Frame 1 (no input): blank canvas, image omitted
Frame 60 (no input): blank canvas, image omitted
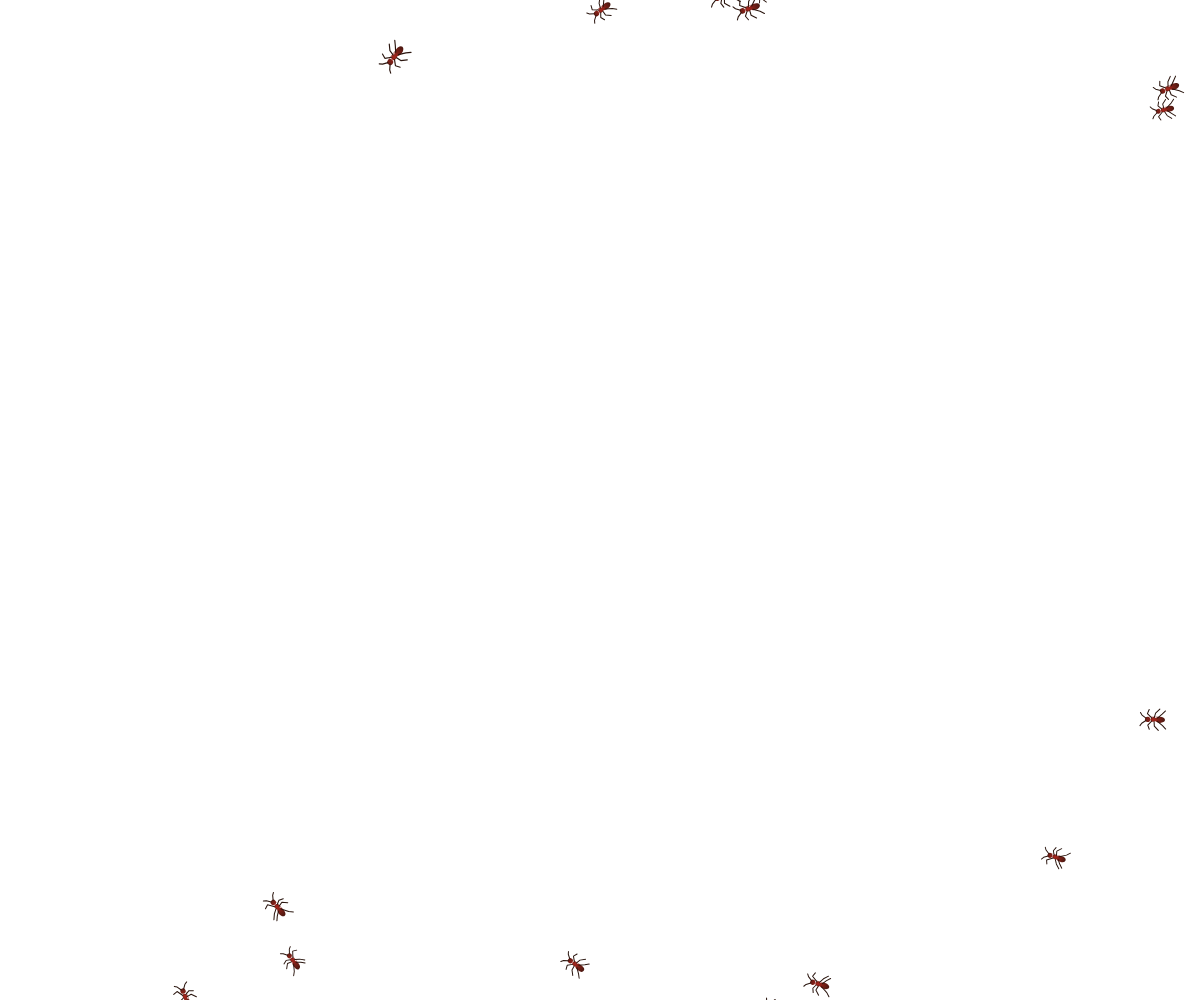
Frame 120 (the mouse pressed at the canvas centre since frame 60)

The p5.js sketch whose frames 1 and 60 were blank and that drew this single picture after the mouse press (run headless with seeded random() and noise() and a simulated clock; from frame 60 on, the mouse is pressed at the canvas centre):

// p5.js sketch
// ── sketch.js
// GENERATIVE ANT SWARM
// p5.js 2.3.1
//
// Ants enter individually from different edges.
// They crawl together to create irregular,
// continuously changing flowing lines.
//
// TOUCH / DRAG:
// Frighten nearby ants.
// They gradually return to the swarm.

let ants = [];

let targetAntCount = 90;
let spawnedAntCount = 0;

const flowLineCount = 4;

let nextSpawnTime = 0;
let lastEntrySide = "";

let touchPosition;
let touchStrength = 0;

const backgroundColour = "#FFFFFF";
const antColour = "#29140D";
const fireAntRed = "#9F241B";

function getAntDisplayScale() {
  return min(width, height) < 620 ? 1.6 : 1;
}

function setup() {
  createCanvas(windowWidth, windowHeight);

  pixelDensity(min(pixelDensity(), 2));

  strokeCap(ROUND);
  strokeJoin(ROUND);

  touchPosition = createVector(-1000, -1000);

  calculateAntCount();

  nextSpawnTime = millis() + 180;
}

function draw() {
  background(backgroundColour);

  updateSpawner();
  updateTouchStrength();

  for (let ant of ants) {
    ant.updateSwarmTarget();
  }

  for (let ant of ants) {
    ant.update();
    ant.display();
  }
}

// --------------------------------------------------
// ANT COUNT
// --------------------------------------------------

function calculateAntCount() {
  targetAntCount = floor(constrain((width * height) / 2000, 220, 390));
}

// --------------------------------------------------
// SPAWNING
// --------------------------------------------------

function updateSpawner() {
  if (millis() < nextSpawnTime) {
    return;
  }

  const isReplacingAnt = ants.length >= targetAntCount;

  if (isReplacingAnt) {
    const exitingAntIndex = ants.findIndex((ant) => ant.hasLeftCanvas());

    if (exitingAntIndex === -1) {
      nextSpawnTime = millis() + 100;
      return;
    }

    ants.splice(exitingAntIndex, 1);
  }

  spawnAnt();

  nextSpawnTime =
    millis() + (isReplacingAnt ? random(180, 300) : random(35, 75));
}

function spawnAnt() {
  const entrySide = chooseEntrySide();

  const entryPosition = getRandomEdgePosition(entrySide);

  const slotIndex = spawnedAntCount % targetAntCount;
  const flowLine = slotIndex % flowLineCount;
  const antsPerLine = ceil(targetAntCount / flowLineCount);
  const slotProgress =
    floor(slotIndex / flowLineCount) / antsPerLine + random(-0.008, 0.008);

  const newAnt = new Ant(
    entryPosition.x,
    entryPosition.y,
    slotProgress,
    spawnedAntCount,
    flowLine,
  );

  ants.push(newAnt);

  spawnedAntCount++;
}

function chooseEntrySide() {
  const sideNames = ["left", "right", "top", "bottom"];

  let chosenSide = random(sideNames);

  // Discourage consecutive ants from
  // entering from the same side.

  if (chosenSide === lastEntrySide && random() < 0.9) {
    const otherSides = sideNames.filter((side) => side !== lastEntrySide);

    chosenSide = random(otherSides);
  }

  lastEntrySide = chosenSide;

  return chosenSide;
}

function getRandomEdgePosition(sideName) {
  const outsideAmount = random(25, 55);

  if (sideName === "left") {
    return createVector(-outsideAmount, random(30, height - 30));
  }

  if (sideName === "right") {
    return createVector(width + outsideAmount, random(30, height - 30));
  }

  if (sideName === "top") {
    return createVector(random(30, width - 30), -outsideAmount);
  }

  return createVector(random(30, width - 30), height + outsideAmount);
}

// --------------------------------------------------
// SWARM FLOW
// --------------------------------------------------

function getSwarmPosition(progress, laneOffset = 0, flowLine = 0) {
  const safeProgress = constrain(progress, 0, 1);
  const flowTime = frameCount * 0.001;
  const linePosition = flowLine - (flowLineCount - 1) / 2;
  const linePhase = flowLine * 1.41;
  const broadBend =
    sin(safeProgress * TWO_PI * 1.15 + linePhase + flowTime) * height * 0.13;
  const shortBend =
    sin(safeProgress * TWO_PI * 3.2 - linePhase - flowTime * 0.7) *
    height *
    0.055;
  const organicDrift = map(
    noise(safeProgress * 4.2 + flowLine * 8.1, flowTime * 0.45),
    0,
    1,
    -height * 0.035,
    height * 0.035,
  );

  return createVector(
    lerp(-width * 0.1, width * 1.1, safeProgress) +
      sin(safeProgress * TWO_PI * 1.8 + linePhase) * width * 0.022,
    height * 0.5 +
      linePosition * height * 0.18 +
      broadBend +
      shortBend +
      organicDrift +
      laneOffset,
  );
}

// --------------------------------------------------
// TOUCH INTERACTION
// --------------------------------------------------

function disturbSwarm(interactionX, interactionY) {
  touchPosition.set(interactionX, interactionY);

  touchStrength = 1;

  for (let ant of ants) {
    const differenceVector = p5.Vector.sub(ant.position, touchPosition);

    if (differenceVector.mag() < 170) {
      ant.fleeFrom(touchPosition);
    }
  }
}

function updateTouchStrength() {
  touchStrength *= 0.9;

  if (touchStrength < 0.01) {
    touchStrength = 0;
  }
}

function mousePressed() {
  disturbSwarm(mouseX, mouseY);

  return false;
}

function mouseDragged() {
  disturbSwarm(mouseX, mouseY);

  return false;
}

function touchStarted() {
  if (touches.length > 0) {
    disturbSwarm(touches[0].x, touches[0].y);
  }

  return false;
}

function touchMoved() {
  if (touches.length > 0) {
    disturbSwarm(touches[0].x, touches[0].y);
  }

  return false;
}

// --------------------------------------------------
// ANT CLASS
// --------------------------------------------------

class Ant {
  constructor(antX, antY, slotProgress, antIndex, flowLine) {
    this.position = createVector(antX, antY);

    this.slotProgress = constrain(slotProgress, 0, 1);

    this.pathProgress = this.slotProgress;

    this.pathDirection = random() < 0.5 ? -1 : 1;

    this.index = antIndex;

    this.flowLine = flowLine;

    this.laneOffset = randomGaussian() * 6;

    this.target = getSwarmPosition(
      this.slotProgress,
      this.laneOffset,
      this.flowLine,
    );

    this.heading = atan2(
      this.target.y - this.position.y,

      this.target.x - this.position.x,
    );

    this.targetHeading = this.heading;

    this.walkSpeed = random(0.48, 0.88);

    this.currentSpeed = 0;

    this.turnSpeed = random(0.035, 0.067);

    this.pathSpeed = random(0.00035, 0.0007);

    this.size = random(0.72, 0.92);

    this.walkCycle = random(TWO_PI);

    this.noiseOffset = random(1000);

    this.arrived = false;
    this.isLeaving = false;

    this.pauseTimer = 0;
    this.fleeTimer = 0;

    this.fleeHeading = this.heading;
  }

  // ------------------------------------------------
  // SWARM TARGET
  // ------------------------------------------------

  updateSwarmTarget() {
    const targetDistance = p5.Vector.dist(this.position, this.target);

    if (!this.arrived && targetDistance < 24) {
      this.arrived = true;

      this.pathProgress = this.slotProgress;
    }

    if (
      this.arrived &&
      !this.isLeaving &&
      this.fleeTimer <= 0 &&
      this.pauseTimer <= 0
    ) {
      this.pathProgress += this.pathSpeed * this.pathDirection;

      // Continue beyond the canvas at either
      // end, then make room for a new arrival.

      if (this.pathProgress >= 1) {
        this.pathProgress = 1;
        this.isLeaving = true;
      }

      if (this.pathProgress <= 0) {
        this.pathProgress = 0;
        this.isLeaving = true;
      }
    }

    const targetProgress = this.arrived ? this.pathProgress : this.slotProgress;

    this.target = getSwarmPosition(
      targetProgress,
      this.laneOffset,
      this.flowLine,
    );
  }

  hasLeftCanvas() {
    const outsideMargin = 35;

    return (
      this.isLeaving &&
      (this.position.x < -outsideMargin ||
        this.position.x > width + outsideMargin ||
        this.position.y < -outsideMargin ||
        this.position.y > height + outsideMargin)
    );
  }

  // ------------------------------------------------
  // MOVEMENT
  // ------------------------------------------------

  update() {
    this.updatePause();

    let desiredDirection = p5.Vector.sub(this.target, this.position);

    if (desiredDirection.mag() > 0) {
      desiredDirection.normalize();
      desiredDirection.mult(this.arrived ? 2.4 : 1.7);
    }

    if (!this.isLeaving) {
      desiredDirection.add(this.getSeparationDirection());

      desiredDirection.add(this.getOrganicWander());
    }

    if (this.fleeTimer > 0) {
      this.fleeTimer--;

      desiredDirection = p5.Vector.fromAngle(this.fleeHeading);

      desiredDirection.rotate(random(-0.08, 0.08));
    }

    if (desiredDirection.mag() > 0) {
      this.targetHeading = desiredDirection.heading();
    }

    let activeTurnSpeed = this.turnSpeed;

    if (this.fleeTimer > 0) {
      activeTurnSpeed *= 2.2;
    }

    this.heading = lerpAngle(this.heading, this.targetHeading, activeTurnSpeed);

    let desiredSpeed = this.walkSpeed;

    if (!this.arrived) {
      desiredSpeed *= 2.5;
    }

    if (this.isLeaving) {
      desiredSpeed *= 4;
    }

    if (this.pauseTimer > 0 && !this.isLeaving) {
      desiredSpeed = 0;
    }

    if (this.fleeTimer > 0) {
      desiredSpeed = this.walkSpeed * 2;
    }

    // Slow down when making a sharp turn.

    const turnDifference = abs(
      getAngleDifference(this.heading, this.targetHeading),
    );

    if (turnDifference > 0.7) {
      desiredSpeed *= 0.65;
    }

    this.currentSpeed = lerp(this.currentSpeed, desiredSpeed, 0.13);

    // Forward walking only.
    // No floating or sideways movement.

    this.position.x += cos(this.heading) * this.currentSpeed;

    this.position.y += sin(this.heading) * this.currentSpeed;

    this.walkCycle += this.currentSpeed * 0.36;
  }

  getOrganicWander() {
    const wanderValue = noise(this.noiseOffset, frameCount * 0.006);

    const wanderAngle = map(wanderValue, 0, 1, -0.35, 0.35);

    return p5.Vector.fromAngle(
      this.heading + wanderAngle,
      this.arrived ? 0.018 : 0.035,
    );
  }

  getSeparationDirection() {
    const separationDirection = createVector(0, 0);

    let nearbyCount = 0;

    for (let other of ants) {
      if (other === this) {
        continue;
      }

      const differenceVector = p5.Vector.sub(this.position, other.position);

      const separationAmount = differenceVector.mag();

      if (separationAmount > 0 && separationAmount < 30) {
        differenceVector.normalize();

        differenceVector.mult(map(separationAmount, 0, 30, 2, 0));

        separationDirection.add(differenceVector);

        nearbyCount++;
      }
    }

    if (nearbyCount > 0) {
      separationDirection.limit(2.8);
    }

    return separationDirection;
  }

  updatePause() {
    if (this.isLeaving) {
      return;
    }

    if (this.pauseTimer > 0) {
      this.pauseTimer--;
      return;
    }

    if (this.fleeTimer <= 0 && random() < 0.001) {
      this.pauseTimer = floor(random(5, 25));
    }
  }

  fleeFrom(threatPosition) {
    const fleeDirection = p5.Vector.sub(this.position, threatPosition);

    if (fleeDirection.mag() > 0) {
      this.fleeHeading = fleeDirection.heading();
    } else {
      this.fleeHeading = random(TWO_PI);
    }

    this.fleeTimer = floor(random(35, 65));

    this.pauseTimer = 0;
  }

  // ------------------------------------------------
  // DRAW ANT
  // ------------------------------------------------

  display() {
    push();

    translate(this.position.x, this.position.y);

    rotate(this.heading + HALF_PI);

    translate(0, sin(this.walkCycle * 2) * 0.3);

    scale(this.size * getAntDisplayScale());

    stroke(antColour);
    fill(antColour);

    strokeWeight(1.25);
    strokeCap(ROUND);
    strokeJoin(ROUND);

    let stepAmount = 0;

    if (this.currentSpeed > 0.05) {
      stepAmount = sin(this.walkCycle) * 2.5;
    }

    this.drawAnt(stepAmount);

    pop();
  }

  drawAnt(stepAmount) {
    const bodyGradient = drawingContext.createRadialGradient(0, 0, 1, 0, 0, 19);
    bodyGradient.addColorStop(0, fireAntRed);
    bodyGradient.addColorStop(1, antColour);

    drawingContext.fillStyle = bodyGradient;

    drawingContext.beginPath();
    drawingContext.ellipse(0, 8, 3.75, 6.25, 0, 0, TWO_PI);
    drawingContext.ellipse(0, 0, 2.75, 3.5, 0, 0, TWO_PI);
    drawingContext.arc(0, -7, 3.25, 0, TWO_PI);
    drawingContext.fill();

    stroke(antColour);

    for (let side of [-1, 1]) {
      // Front legs
      this.drawLeg(
        side * 2,
        -2,
        side * 7,
        -7 + stepAmount * side,
        side * 12,
        -5 + stepAmount * side,
      );

      // Middle legs
      this.drawLeg(
        side * 2.5,
        1,
        side * 8,
        2 - stepAmount * side,
        side * 13,
        7 - stepAmount * side,
      );

      // Back legs
      this.drawLeg(
        side * 2,
        5,
        side * 7,
        11 + stepAmount * side,
        side * 11,
        15 + stepAmount * side,
      );

      // Antennae
      noFill();

      beginShape();

      vertex(side * 1.5, -9);

      vertex(side * 5, -14);

      vertex(side * 8, -16);

      endShape();
    }
  }

  drawLeg(startX, startY, jointX, jointY, endX, endY) {
    noFill();

    beginShape();

    vertex(startX, startY);

    vertex(jointX, jointY);

    vertex(endX, endY);

    endShape();
  }
}

// --------------------------------------------------
// ANGLE HELPERS
// --------------------------------------------------

function getAngleDifference(firstAngle, secondAngle) {
  let angleDifference = secondAngle - firstAngle;

  while (angleDifference > PI) {
    angleDifference -= TWO_PI;
  }

  while (angleDifference < -PI) {
    angleDifference += TWO_PI;
  }

  return angleDifference;
}

function lerpAngle(currentAngle, targetAngle, amount) {
  return currentAngle + getAngleDifference(currentAngle, targetAngle) * amount;
}

// --------------------------------------------------
// RESIZE
// --------------------------------------------------

function windowResized() {
  resizeCanvas(windowWidth, windowHeight);

  calculateAntCount();

  for (let ant of ants) {
    ant.target = getSwarmPosition(
      ant.arrived ? ant.pathProgress : ant.slotProgress,

      ant.laneOffset,
      ant.flowLine,
    );
  }
}
